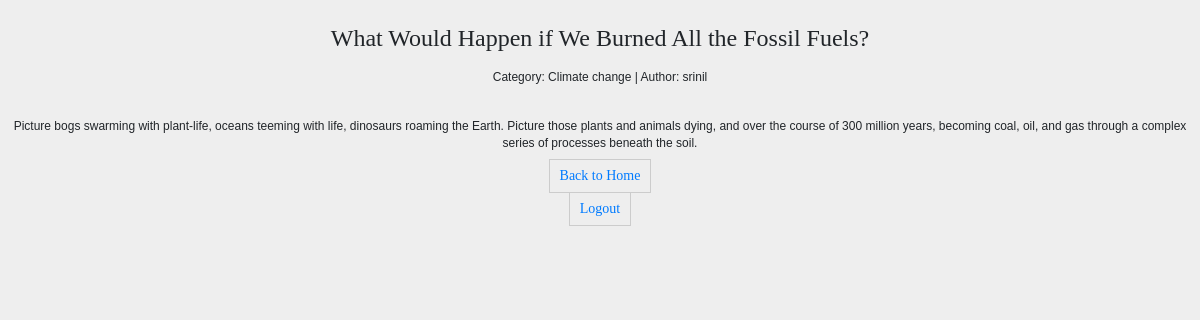
The page /viewblog/8 on the database its author committed.
### users/models.py (models this page shows, shortened)
class Blog(models.Model):
    title = models.CharField(max_length=80)
    category = models.CharField(max_length=80)
    author = models.ForeignKey(Signup, on_delete=models.CASCADE)
    content = models.CharField(max_length=3000)

class Signup(models.Model):
    first_name = models.CharField(max_length = 50)
    last_name = models.CharField(max_length = 50)
    username = models.CharField(max_length = 50)
    email_address = models.EmailField(max_length = 50)
    password = models.CharField(max_length = 50)
    confirm_password = models.CharField(max_length = 50)
    def __str__(self):
        return self.username

### users/views.py (the view)
# urls.py: path('viewblog/<int:id>', views.Viewblogview, name = 'view-blog'),
def Viewblogview(request, id):
    blog = Blog.objects.get(id = id)
    return render(request, 'users/view-blog.html', {'blog': blog})

### templates/users/view-blog.html (shortened to what this page needs)
<html>
<head>
    {% load staticfiles %}
    <link rel="stylesheet" href="https://maxcdn.bootstrapcdn.com/bootstrap/4.3.1/css/bootstrap.min.css">
    <link rel="stylesheet" href="{% static 'css/style.css' %}"/>
</head>
<body>
<center>
    <h1>{{ blog.title }}</h1>
    <br>
    <p>Category: {{ blog.category }} | Author: {{ blog.author }}</p>
    <br>
    <p>{{ blog.content }}</p>
    <a href="/home/user" class="button">Back to Home</a>
</center>
<br>
<center><a href="/" class="button">Logout</a></center>
</body>
</html>

### static/css/style.css (style rules this page uses)
body { font:12px/1.4 Verdana,Arial; background:#eee; height:100%; margin:25px 0; padding:0 }
h1 { font:24px Georgia,Verdana; margin:0 }
p { margin-top:0 }
.button { font:14px Georgia,Verdana; margin-bottom:10px; padding:8px 10px 9px; border:1px solid #ccc; background:#eee; cursor:pointer }

### rows shown on the page
Blog: title "What Would Happen if We Burned All the Fossil Fuels?", category "Climate change", author "srinil", content "Picture bogs swarming with plant-life, oceans teeming with life, dinosaurs roaming the Earth. Picture those plants and animals dying, and over the course of 300 million years, becoming coal, oil, and gas through a complex series of processes beneath the soil."
